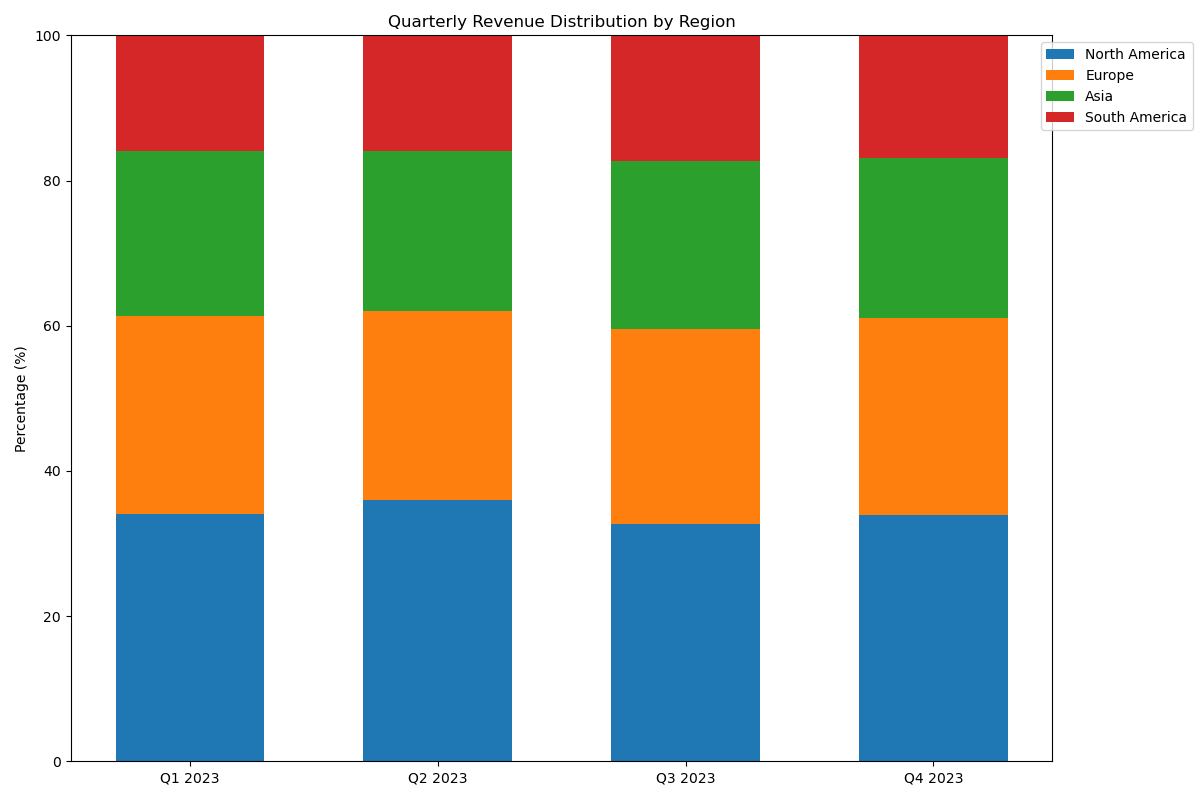

Write Python code to recreate this figure.

import matplotlib.pyplot as plt
import numpy as np

quarters = ['Q1 2023', 'Q2 2023', 'Q3 2023', 'Q4 2023']
north_america = np.array([15000, 18000, 17000, 20000])
europe = np.array([12000, 13000, 14000, 16000])
asia = np.array([10000, 11000, 12000, 13000])
south_america = np.array([7000, 8000, 9000, 10000])

total_revenue = north_america + europe + asia + south_america
north_america_percentage = (north_america / total_revenue) * 100
europe_percentage = (europe / total_revenue) * 100
asia_percentage = (asia / total_revenue) * 100
south_america_percentage = (south_america / total_revenue) * 100

fig, ax = plt.subplots(figsize=(12, 8))
bar_width = 0.6

bar_positions = np.arange(len(quarters))

rects1 = ax.bar(bar_positions, north_america_percentage, bar_width, color='#1f77b4', label='North America')
rects2 = ax.bar(bar_positions, europe_percentage, bar_width, bottom=north_america_percentage, color='#ff7f0e', label='Europe')
rects3 = ax.bar(bar_positions, asia_percentage, bar_width, bottom=north_america_percentage + europe_percentage, color='#2ca02c', label='Asia')
rects4 = ax.bar(bar_positions, south_america_percentage, bar_width, bottom=north_america_percentage + europe_percentage + asia_percentage, color='#d62728', label='South America')

ax.set_ylabel('Percentage (%)')
ax.set_title('Quarterly Revenue Distribution by Region')
ax.set_xticks(bar_positions)
ax.set_xticklabels(quarters)
ax.set_ylim(0, 100)

ax.legend(loc='upper right', bbox_to_anchor=(1.15, 1))

plt.tight_layout()
plt.show()
